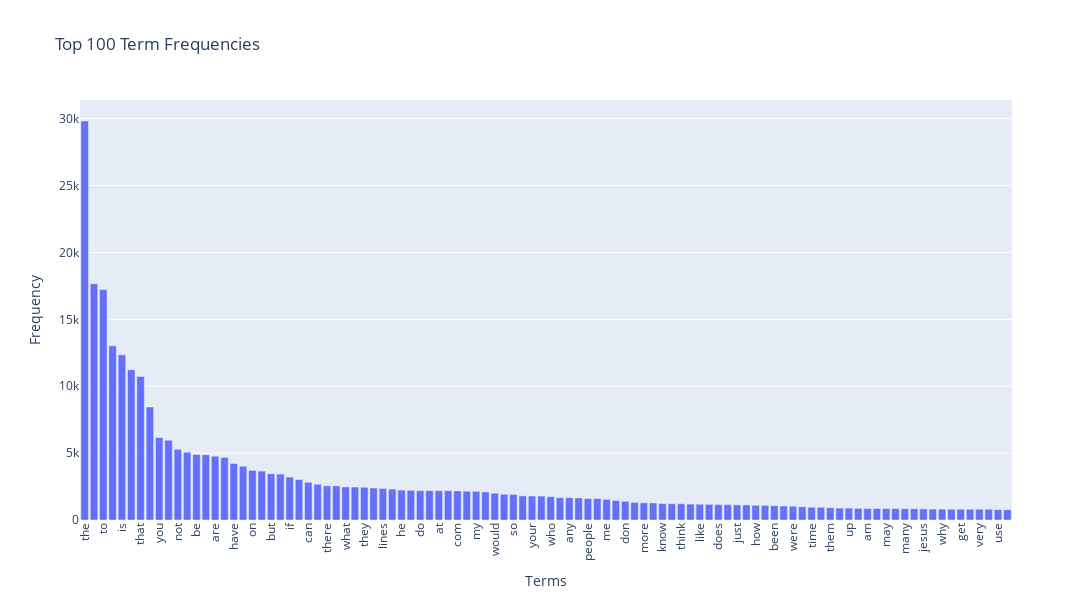

This figure's notebook cell:
### Markdown cell above
### >>> **Exercise 14 (take home):** 
Additionally, you can attempt to sort the terms on the `x-axis` by frequency instead of in alphabetical order. This way the visualization is more meaninfgul and you will be able to observe the so called [long tail](https://en.wikipedia.org/wiki/Long_tail) (get familiar with this term since it will appear a lot in data mining and other statistics courses). see picture below

![alt txt](https://upload.wikimedia.org/wikipedia/commons/thumb/8/8a/Long_tail.svg/1000px-Long_tail.svg.png)

### Code cell
# Answer here
# Again I have already implemented this as part of exercise 12 and 13 so here is to code again
import plotly.express as px

term_frequencies = np.asarray(X_counts.sum(axis=0)).flatten()

# get indices of top N terms, sorted descending
top_terms = 100  
top_idx = np.argsort(term_frequencies)[-top_terms:][::-1]

# build dataframe with selected terms
terms = [count_vect.get_feature_names_out()[i] for i in top_idx]
freqs = term_frequencies[top_idx]
df_plot = pd.DataFrame({"term": terms, "frequency": freqs})

fig = px.bar(df_plot, x="term", y="frequency",
             title=f"Top {top_terms} Term Frequencies",
             labels={"term": "Terms", "frequency": "Frequency"},
             text="frequency")

fig.update_layout(xaxis_tickangle=-90, 
                  height=600, 
                  width=5000)

fig.show()

### Figure 1 — Plotly figure (JSON) as saved in the notebook; plotly's stock layout.template omitted (floating-point values rounded to 4 significant figures)
{"data": [{"hovertemplate": "Terms=%{x}<br>Frequency=%{text}<extra></extra>", "legendgroup": "", "marker": {"color": "#636efa", "pattern": {"shape": ""}}, "name": "", "orientation": "v", "showlegend": false, "text": [29820.0, 17660.0, 17220.0, 13020.0, 12340.0, 11230.0, 10720.0, 8447.0, 6157.0, 5962.0, 5285.0, 5063.0, 4898.0, 4877.0, 4769.0, 4675.0, 4218.0, 4015.0, 3709.0, 3655.0, 3453.0, 3432.0, 3208.0, 3020.0, 2818.0, 2674.0, 2556.0, 2548.0, 2472.0, 2464.0, 2448.0, 2393.0, 2353.0, 2312.0, 2232.0, 2216.0, 2193.0, 2192.0, 2191.0, 2186.0, 2172.0, 2148.0, 2143.0, 2093.0, 2000.0, 1925.0, 1912.0, 1802.0, 1793.0, 1791.0, 1742.0, 1671.0, 1669.0, 1645.0, 1604.0, 1599.0, 1543.0, 1453.0, 1400.0, 1318.0, 1286.0, 1278.0, 1230.0, 1215.0, 1213.0, 1184.0, 1177.0, 1170.0, 1151.0, 1142.0, 1130.0, 1127.0, 1100.0, 1090.0, 1068.0, 1045.0, 1028.0, 989.0, 959.0, 952.0, 914.0, 892.0, 885.0, 870.0, 852.0, 851.0, 850.0, 850.0, 841.0, 840.0, 825.0, 814.0, 811.0, 808.0, 806.0, 805.0, 805.0, 803.0, 772.0, 766.0], "textposition": "auto", "type": "bar", "x": ["the", "of", "to", "and", "is", "in", "that", "it", "you", "for", "not", "this", "be", "from", "are", "edu", "have", "as", "on", "with", "but", "or", "if", "was", "can", "we", "there", "by", "what", "subject", "they", "an", "lines", "one", "he", "god", "do", "organization", "at", "re", "com", "about", "my", "all", "would", "will", "so", "some", "your", "no", "who", "has", "any", "writes", "people", "which", "me", "article", "don", "his", "more", "other", "know", "when", "think", "their", "like", "university", "does", "out", "just", "only", "how", "also", "been", "than", "were", "then", "time", "because", "them", "posting", "up", "had", "am", "should", "may", "these", "many", "say", "jesus", "see", "why", "us", "get", "good", "very", "believe", "use", "such"], "xaxis": "x", "y": [29825, 17660, 17222, 13017, 12343, 11226, 10723, 8447, 6157, 5962, 5285, 5063, 4898, 4877, 4769, 4675, 4218, 4015, 3709, 3655, 3453, 3432, 3208, 3020, 2818, 2674, 2556, 2548, 2472, 2464, 2448, 2393, 2353, 2312, 2232, 2216, 2193, 2192, 2191, 2186, 2172, 2148, 2143, 2093, 2000, 1925, 1912, 1802, 1793, 1791, 1742, 1671, 1669, 1645, 1604, 1599, 1543, 1453, 1400, 1318, 1286, 1278, 1230, 1215, 1213, 1184, 1177, 1170, 1151, 1142, 1130, 1127, 1100, 1090, 1068, 1045, 1028, 989, 959, 952, 914, 892, 885, 870, 852, 851, 850, 850, 841, 840, 825, 814, 811, 808, 806, 805, 805, 803, 772, 766], "yaxis": "y"}], "layout": {"barmode": "relative", "height": 600, "legend": {"tracegroupgap": 0}, "title": {"text": "Top 100 Term Frequencies"}, "width": 5000, "xaxis": {"anchor": "y", "domain": [0, 1], "tickangle": -90, "title": {"text": "Terms"}}, "yaxis": {"anchor": "x", "domain": [0, 1], "title": {"text": "Frequency"}}}}
